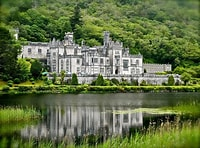
#> input picture ImgArithmetic/ireland.jpg, 200 x 148 px
$ python add.py
#> lines starting #> are read from the running program, lines starting #| are printed output that depends on the picture
import cv2
import numpy as np

img = cv2.imread("ireland.jpg")
#> img is the input picture: shape (148, 200, 3); mean B, G, R 69.9, 111.6, 97.3
sum_pix = np.zeros([148, 200, 3], dtype=np.uint8)

print(np.shape(img))
#| (148, 200, 3)
for i in range(0,148):
    for j in range(0,200):
        for k in range(0,3):
            sum_pix[i][j][k] = img[i][j][k] + 100   # Addition
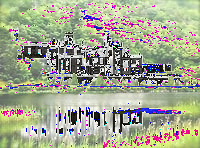
#> sum_pix: shape (148, 200, 3); mean B, G, R 146, 168, 164.7
cv2.imwrite('add.jpg', sum_pix)
cv2.waitKey(0)
cv2.destroyAllWindows()
